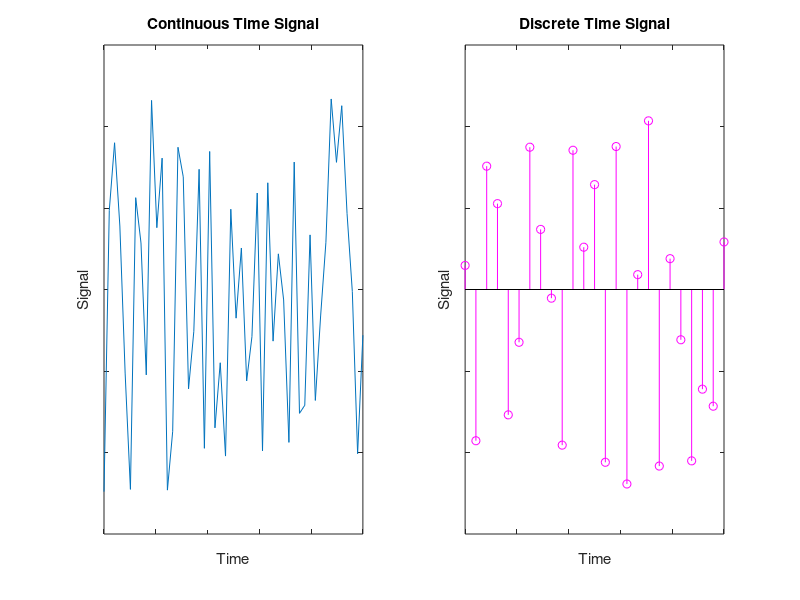

MATLAB code to generate this figure:
cont_t=linspace(0,10,50);
disc_t=linspace(0,10,25);
cont_y=rand(1,length(cont_t))-0.5;
disc_y=rand(1,length(disc_t))-0.5;

figure('Position',[0 0 600 200])
subplot(1,2,1)
plot(cont_t,cont_y)
title('Continuous Time Signal')
axis nolabel
axis([0 10 -0.6 0.6])
xlabel('Time')
ylabel('Signal')
subplot(1,2,2)
stem(disc_t,disc_y,'mo')
axis nolabel
axis([0 10 -0.6 0.6])
title('Discrete Time Signal')
xlabel('Time')
ylabel('Signal')
waitforbuttonpress ()
print(1,strcat("../images/",mfilename(),".pdf"),"-dpdf","-S600,200")